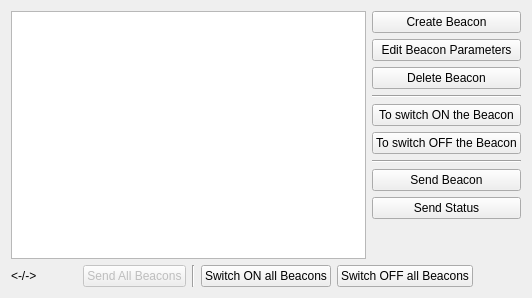
      <widget class="QWidget" name="tab_3">
       <attribute name="icon">
        <iconset resource="../gui.qrc">
         <normaloff>:/images/beacon.png</normaloff>:/images/beacon.png</iconset>
       </attribute>
       <attribute name="title">
        <string>Beacons</string>
       </attribute>
       <layout class="QVBoxLayout" name="verticalLayout_16">
        <item>
         <layout class="QHBoxLayout" name="horizontalLayout_8">
          <item>
           <widget class="QTableView" name="beaconsTableView">
            <property name="editTriggers">
             <set>QAbstractItemView::NoEditTriggers</set>
            </property>
            <property name="selectionMode">
             <enum>QAbstractItemView::SingleSelection</enum>
            </property>
            <property name="selectionBehavior">
             <enum>QAbstractItemView::SelectRows</enum>
            </property>
           </widget>
          </item>
          <item>
           <layout class="QVBoxLayout" name="verticalLayout_8">
            <item>
             <widget class="QPushButton" name="createBeaconButton">
              <property name="text">
               <string>Create Beacon</string>
              </property>
             </widget>
            </item>
            <item>
             <widget class="QPushButton" name="editBeaconButton">
              <property name="enabled">
               <bool>true</bool>
              </property>
              <property name="text">
               <string>Edit Beacon Parameters</string>
              </property>
             </widget>
            </item>
            <item>
             <widget class="QPushButton" name="deleteBeaconButton">
              <property name="enabled">
               <bool>true</bool>
              </property>
              <property name="text">
               <string>Delete Beacon</string>
              </property>
             </widget>
            </item>
            <item>
             <widget class="Line" name="line_2">
              <property name="orientation">
               <enum>Qt::Horizontal</enum>
              </property>
             </widget>
            </item>
            <item>
             <widget class="QPushButton" name="onBeaconButton">
              <property name="enabled">
               <bool>true</bool>
              </property>
              <property name="text">
               <string>To switch ON the Beacon</string>
              </property>
             </widget>
            </item>
            <item>
             <widget class="QPushButton" name="offBeaconButton">
              <property name="enabled">
               <bool>true</bool>
              </property>
              <property name="text">
               <string>To switch OFF the Beacon</string>
              </property>
             </widget>
            </item>
            <item>
             <widget class="Line" name="line_3">
              <property name="orientation">
               <enum>Qt::Horizontal</enum>
              </property>
             </widget>
            </item>
            <item>
             <widget class="QPushButton" name="sendBeaconButton">
              <property name="text">
               <string>Send Beacon</string>
              </property>
             </widget>
            </item>
            <item>
             <widget class="QPushButton" name="sendStatusButton">
              <property name="text">
               <string>Send Status</string>
              </property>
             </widget>
            </item>
            <item>
             <spacer name="verticalSpacer_4">
              <property name="orientation">
               <enum>Qt::Vertical</enum>
              </property>
              <property name="sizeHint" stdset="0">
               <size>
                <width>20</width>
                <height>40</height>
               </size>
              </property>
             </spacer>
            </item>
           </layout>
          </item>
         </layout>
        </item>
        <item>
         <layout class="QHBoxLayout" name="horizontalLayout_9">
          <item>
           <widget class="QLabel" name="beaconLabel">
            <property name="text">
             <string>&lt;-/-&gt;</string>
            </property>
           </widget>
          </item>
          <item>
           <spacer name="horizontalSpacer_4">
            <property name="orientation">
             <enum>Qt::Horizontal</enum>
            </property>
            <property name="sizeHint" stdset="0">
             <size>
              <width>40</width>
              <height>20</height>
             </size>
            </property>
           </spacer>
          </item>
          <item>
           <widget class="QPushButton" name="sendAllBeaconButton">
            <property name="enabled">
             <bool>false</bool>
            </property>
            <property name="text">
             <string>Send All Beacons</string>
            </property>
           </widget>
          </item>
          <item>
           <widget class="Line" name="line_4">
            <property name="orientation">
             <enum>Qt::Vertical</enum>
            </property>
           </widget>
          </item>
          <item>
           <widget class="QPushButton" name="onAllBeaconsButton">
            <property name="enabled">
             <bool>true</bool>
            </property>
            <property name="text">
             <string>Switch ON all Beacons</string>
            </property>
           </widget>
          </item>
          <item>
           <widget class="QPushButton" name="offPortsButton">
            <property name="enabled">
             <bool>true</bool>
            </property>
            <property name="text">
             <string>Switch OFF all Beacons</string>
            </property>
           </widget>
          </item>
          <item>
           <spacer name="horizontalSpacer_5">
            <property name="orientation">
             <enum>Qt::Horizontal</enum>
            </property>
            <property name="sizeType">
             <enum>QSizePolicy::Fixed</enum>
            </property>
            <property name="sizeHint" stdset="0">
             <size>
              <width>48</width>
              <height>20</height>
             </size>
            </property>
           </spacer>
          </item>
         </layout>
        </item>
       </layout>
      </widget>
